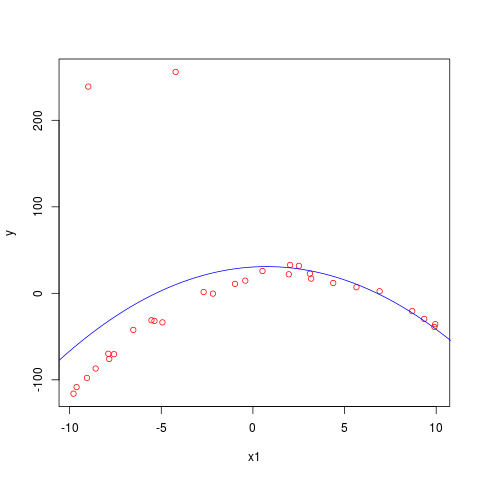

The script that saved this image:
data = read.csv("data_non_lin.csv")
y=data[,3]
x1=data[,2]
x2=x1*x1
relation = lm(y~x1+x2)
y_estimate = relation$coefficients[1] + relation$coefficients[2]*x1 + relation$coefficients[3]*x2
error = (y_estimate-y)*(y_estimate-y)
a = sum(error)
cat("error lm =",a,"\n")
cat("const =",relation$coefficients[1],"\n")
cat("coeffx =",relation$coefficients[2],"\n")
cat("coeffx2 =",relation$coefficients[3],"\n")
png(file = "taskC.png")
plot(x1,y,col="red")
xg=seq(min(x1)-1,max(x1)+1,by=0.01)
lines(xg,relation$coefficients[1] + relation$coefficients[2]*xg + relation$coefficients[3]*xg*xg, col = "blue")
dev.off()